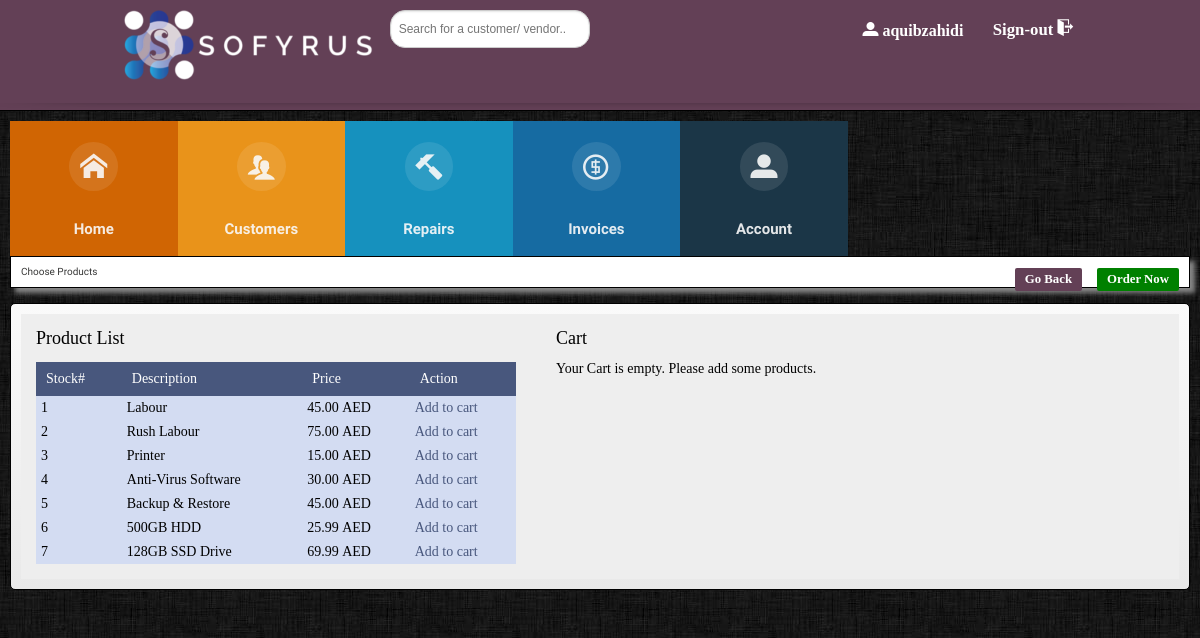
The app's page /chooseProducts.php (signed in) with its own data.
### tables this page shows
CREATE TABLE `staff` (
  `staff_id` int(11) NOT NULL,
  `forename` char(25) NOT NULL,
  `surname` char(25) NOT NULL,
  `username` varchar(11) DEFAULT NULL,
  `password` varchar(32) DEFAULT NULL,
  `email` varchar(128) DEFAULT NULL,
  `town` char(20) DEFAULT NULL,
  `county` char(20) DEFAULT NULL,
  `tel` char(15) NOT NULL
);

CREATE TABLE `stock` (
  `stock_id` int(11) NOT NULL,
  `description` varchar(40) NOT NULL,
  `quantity` int(11) DEFAULT NULL,
  `price` decimal(4,2) NOT NULL
);

### session.php (called while the page is built, shortened)
<?php
include 'dbconnect.php';
	$user_check = $_SESSION['login_user'];
	$query = "SELECT * FROM staff WHERE username='$user_check'";
	$ses_sql = mysqli_query($conn, $query);
	$row = mysqli_fetch_assoc($ses_sql);
	$login_session = $row['username'];
?>

### products.php (the view, shortened to what this page needs)
<h1>Product List</h1>
<table>
	<tr>
		<th>Stock#</th>
		<th>Description</th>
		<th>Price</th>
		<th>Action</th>
	</tr>
	<?php
		$conn= mysqli_connect("localhost", "root", "", "compsys");
		$sql="SELECT * FROM stock ORDER BY stock_id ASC";
		$res = mysqli_query($conn, $sql);
		while ($row=mysqli_fetch_array($res)) {
		?>
		<tr>
			<td><?php echo $row['stock_id'] ?></td>
			<td><?php echo $row['description'] ?></td>
			<td><?php echo $row['price'].'&nbsp;'.'AED' ?></td>
			<td><a href="chooseProducts.php?page=products&action=add&id=<?php echo $row['stock_id'] ?>">Add to cart</a></td>
		</tr>
		<?php
		}
	?>
</table>

### header.php (shortened to what this page needs)
<!DOCTYPE html>
<html ng-app="myApp" ng-app lang="en">
	<head>
		<link rel="stylesheet" href="css/reset.css">
		<link rel="stylesheet" href="css/global.css">
		<link rel="stylesheet" href="css/menu.css" />
		<link href="css/bootstrap.min.css" rel="stylesheet">
	</head>
	<body id="top" style="font-size: 62.5%;">
		<header id="header-wrapper">
			<div id="top-bar" class="clearfix">
				<div id="top-bar-inner">
					<div class="search_form" style="display: -webkit-inline-box;">
                    <img src="images/sofyrus.jpg">
						<form action="customer-search.php" method="post">
							<input type="text" name="search_box" id="search_box" placeholder="Search for a customer/ vendor..">
						</form>
					</div>
					<div class="topbar-right clearfix">
						<ul class="clearfix">
							<li class="login-user">
								<a title="<?php echo $login_session; ?>" href="#">
									<span class="icon"><i aria-hidden="true" class="icon-user"></i></span>
									<?php echo $login_session; ?>
								</a>
							</li>
						</ul>
						<div class="log-out">
							<p>
								<a href="logout.php" title="Sign out">
									<span>Sign-out</span>
									<span class="icon">
										<i aria-hidden="true" class="icon-exit"></i>
									</span>
								</a>
							</p>
						</div>
					</div>
				</div>
			</div>
			<div class="full-shadow"></div>
		</header>
		<div class="main clearfix">
			<nav id="menu" class="nav">
				<ul>
					<li>
						<a href="dashboard.php">
							<span class="icon">
								<i aria-hidden="true" class="icon-home"></i>
							</span>
							<span>Home</span>
						</a>
					</li>
					<li>
						<a href="customer.php">
							<span class="icon">
								<i aria-hidden="true" class="icon-users"></i>
							</span>
							<span>Customers</span>
						</a>
					</li>
					<li class="">
						<a href="repairs.php">
							<span class="icon">
								<i aria-hidden="true" class="icon-hammer"></i>
							</span>
							<span>Repairs</span>
						</a>
					</li>
					<li>
						<a href="#">
							<span class="icon">
								<i aria-hidden="true" class="icon-coin"></i>
							</span>
							<span>Invoices</span>
						</a>
					</li>
					<li>
						<a href="account.php">
							<span class="icon">
								<i aria-hidden="true" class="icon-user"></i>
							</span>
							<span>Account</span>
						</a>
					</li>
				</ul>
			</nav>

### chooseProducts.php (shortened to what this page needs)
<?php
	require_once('session.php');
	include 'header.php';
?>
			<div class="bread">
				<div class="submenu">
					<ul>
						<li><a href="estimates.php">Go Back</a></li>
						<li id="add"><a href="chooseRepair.php">Order Now</a></li>
					</ul>
				</div>
				<h3>Choose Products</h3>
			</div>
			<div class="floats">
				<div class=" full-widget">
					<?php require_once('displayProducts.php'); ?>
				</div>
			</div>
		</div>
	</body>
</html>

### displayProducts.php (shortened to what this page needs)
<?php
    if(isset($_GET['page'])){
        $pages = array("products", "cart");
        if(in_array($_GET['page'], $pages)) {
            $_page = $_GET['page'];
			}else{
            $_page="products";
		}
		}else{
        $_page="products";
	}
?>
<!DOCTYPE html PUBLIC "-//W3C//DTD XHTML 1.0 Strict//EN"
"http://www.w3.org/TR/xhtml1/DTD/xhtml1-strict.dtd">
<html xmlns="http://www.w3.org/1999/xhtml">
	<head>
		<link rel="stylesheet" href="../css/reset.css" />
	</head>
	<body>
		<div id="container">
			<div id="main">
				<?php require($_page.".php"); ?>
			</div>
			<div id="sidebar">
				<h1>Cart</h1>
				<?php
					if(isset($_SESSION['cart'])){
						$conn= mysqli_connect("localhost", "root", "", "compsys");
						$sql="SELECT * FROM stock WHERE stock_id IN (";
						foreach($_SESSION['cart'] as $id => $value) {
								$sql .= $id .",";
						}
						$sql = substr($sql, 0, -1) .") ORDER BY stock_id ASC";
						$res = mysqli_query($conn, $sql);
						if (!$res) {
							printf("<h2>Basket is empty.</h2> %s", "<br><strong>Please choose your products from the left!<strong>");
							exit();
						}
						while($row=mysqli_fetch_array($res)){
						?>
						<p><?php echo $row['description'] ?> x <?php echo $_SESSION['cart'][$row['stock_id']]['quantity'] ?></p>
						<?php
						}
					?>
					<hr />
					<a href="chooseProducts.php?page=cart">Go to cart</a>
					<?php
						}else{
						echo "<p>Your Cart is empty. Please add some products.</p>";
					}
				?>
			</div>
		</div>
	</body>
</html>

### css/global.css (style rules this page uses)
html { height: 100%; }
body { background-image: url(../images/body-bg.jpg); background-color: #4a4d4a; font-family: 'Raleway', 'Lato', Arial, sans-serif; font-size: 1.6em; }
h1, h2, h3, h4, h5, h6 { font-family: 'Raleway', 'Lato', Arial, sans-serif; }
h1 { font-size: 3em; margin: 0 0 15px 0; }
h3 { font-size: 2em; margin: 0 0 15px 0; }
p { font-size: 1.4em; }
#header-wrapper { background: #634056; border-bottom: #000 1px solid; }
#top-bar { border-bottom: #634056 1px solid; min-height: 55px; }
#top-bar-inner { max-width: 97.667em; margin: 0 auto; }
.search_form input[type=text] { border: 1px solid #ccc; margin-top: 10px; margin-left: 10px; border-radius: 15px; box-shadow: inset 0 1px 2px rgba(0,0,0,0.1); width:200px; float: left; min-height: 38px; padding: 4px 20px 4px 8px; font-size: 1.2em; -moz-transition: all .2s linear; -webkit-transition: all .2s linear; transition: all .2s linear; }
.topbar-right { position: relative; float: right; padding: 0 110px 0 0; }
.submenu, .topbar-right ul { float: left; margin: 11px 0; }
.submenu, .topbar-right ul li { float: left; margin: 0 15px 0 0; font-weight: 600; font-size: 1.6em; }
.submenu, .topbar-right ul li a { text-decoration: none; color: #fff; padding-left: 2px; }
.log-out { height: 40px; position: absolute; right: -10px; top: 10px; color: #fff; padding: 10px 0 1px 10px; font-size: 1.4em; font-weight: 600; }
.log-out p { font-size: 1.2em; min-height: 16px; text-align: left; padding: 0 24px 0 0; float: left; }
.log-out p a { color: #fff; text-decoration: none; }
.full-shadow { background: url(../images/full-shadow.png) repeat-x center; height: 7px; }
.login-user { height: 40px; float: left; right: 0; top: 10px; color: #fff; padding: 10px 0 1px 15px; font-size: 1.6em; font-weight: 600; }
*, *:after, *:before { -webkit-box-sizing: border-box; -moz-box-sizing: border-box; box-sizing: border-box; }
.main { width: 100%; margin: 0 auto; padding: 1em; }
.main { max-width: 150em; min-height: 40em; }
.bread { margin-top: 0; background-color: #fff; width: 100%; border: 1px solid black; box-shadow: 5px 5px 5px #888888; padding: 10px ; margin-bottom: 15px; }
.bread > h3 { margin-bottom: 0; font-family: 'Raleway', 'Lato', Arial, sans-serif; color: #383837; display: inline-block; }
.full-widget { width: 100%; overflow: scroll; background:#E9E9E9; background:-moz-linear-gradient(top, #fafafa 0%, #e9e9e9 100%); background:-webkit-gradient(linear, left top, left bottom, color-stop(0%, #fafafa), color-stop(100%, #e9e9e9)); background:-webkit-linear-gradient(top, #fafafa 0%, #e9e9e9 100%); background:-o-linear-gradient(top, #fafafa 0%, #e9e9e9 100%); background:-ms-linear-gradient(top, #fafafa 0%, #e9e9e9 100%); background:linear-gradient(top, #fafafa 0%, #e9e9e9 100%); filter:progid:DXImageTransform.Microsoft.gradient(startColorstr='#FAFAFA', endColorstr='#E9E9E9'); -ms-filter:"progid:DXImageTransform.Microsoft.gradient(startColorstr='#FAFAFA', endColorstr='#E9E9E9')"; float: left; margin:0 20px 10px 0; padding: 10px 10px 10px 10px; border-radius: 5px; border: 1px solid #000; font-size: 1.4em; }
.submenu { position: relative; float: right; }
.submenu ul { float: left; margin: 1px 0; }
.submenu ul li { float: left; margin: 0 15px 0 0; font-weight: 800; font-size: 0.8em; padding: 5px; border-radius: 2px; background: #634056; }
.submenu ul li a { text-decoration: none; color: #fff; padding: 5px; }
.submenu li:nth-child(2n+1) { margin-left : 0; }
.submenu li:nth-child(2n) { margin-right : -15px; }
#add { background: green; }

### header.php (style rules this page uses)
ul>li, a { cursor: pointer; }

### displayProducts.php (style rules this page uses)
#container { width: 100%; margin: auto; background-color: #eee; overflow: hidden; padding: 15px; }
#main { width: 520px; float: left; }
#sidebar { width: 350px; float: left; }
a { color: #48577D; text-decoration: none; }
h1, h2 { margin-bottom: 15px }
h1 { font-size: 18px; }
#main table { width: 480px; }
#main table th { padding: 10px; background-color: #48577D; color: #fff; text-align: left; }
#main table td { padding: 5px; }
#main table tr { background-color: #d3dcf2; }

### records on screen
staff: username "aquibzahidi"
stock: stock_id "1", description "Labour", price "45.00"
stock: stock_id "2", description "Rush Labour", price "75.00"
stock: stock_id "3", description "Printer", price "15.00"
stock: stock_id "4", description "Anti-Virus Software", price "30.00"
stock: stock_id "5", description "Backup & Restore", price "45.00"
stock: stock_id "6", description "500GB HDD", price "25.99"
stock: stock_id "7", description "128GB SSD Drive", price "69.99"
